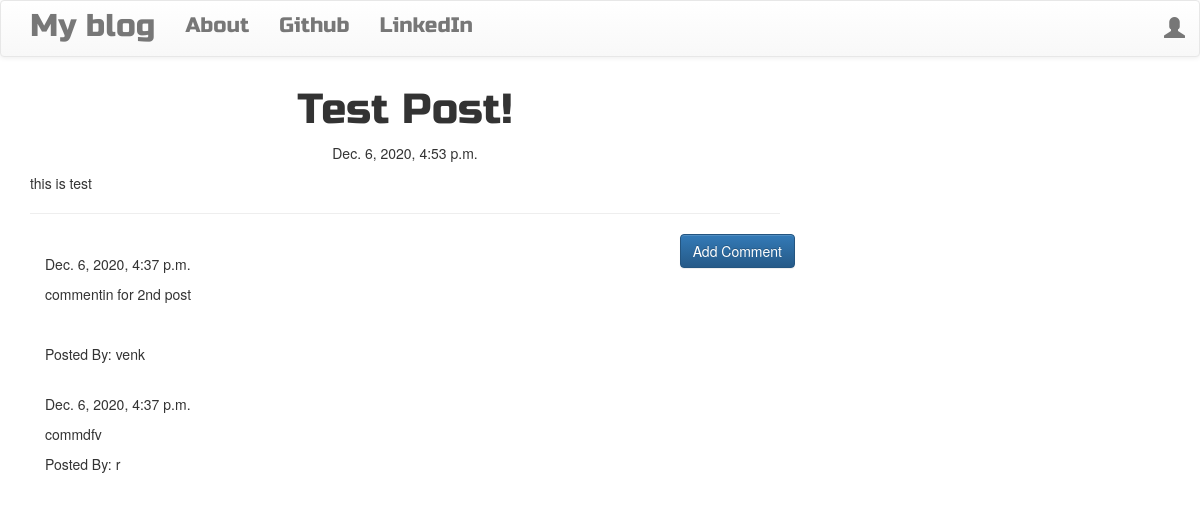
Screenshot of /post/2 with the database file from the repository.
### blog/models.py (models this page shows, shortened)
class Post(models.Model):
    author = models.ForeignKey('auth.User', on_delete=models.CASCADE)
    title = models.CharField(max_length=200)
    text = models.TextField()
    created_date = models.DateTimeField(default=timezone.now)
    published_date = models.DateTimeField(blank=True, null=True)

class Comment(models.Model):
    post = models.ForeignKey('blog.Post', related_name='comments', on_delete=models.CASCADE)
    author = models.CharField(max_length=200)
    text = models.TextField()
    created_date = models.DateTimeField(default=timezone.now())
    approved_comment = models.BooleanField(default=False)

### blog/views.py (the view)
# urls.py: path('post/<int:pk>', views.PostDetailView.as_view(), name='post_detail'),
class PostDetailView(DetailView):
    model = Post

### blog/templates/blog/post_detail.html (shortened to what this page needs)
{% extends 'blog/base.html' %}
{% block content %}
<h1 class="posttitle loader">{{post.title}}</h1>
{% if post.published_date %}
<div class="date postdate">
    {{post.published_date}}
</div>
{% else %}
<a class="btn btn-default" href="{% url 'post_publish' pk=post.pk %}">Publish</a>
{% endif %}
<p class="postcontent">{{ post.text|safe|linebreaks }}</p>
<hr>
<a class="btn btn-primary btn-comment" href="{% url 'add_comment_to_post' pk=post.pk %}">Add Comment</a>
<div class="container">
    {% for comment in post.comments.all %}
    <br>
    {% if user.is_authenticated  or comment.approved_comment %}
    {{comment.created_date}}
    <p>{{ comment.text|safe|linebreaks }}</p>
    <p>Posted By: {{ comment.author }}</p>
    {% endif %}
    {% empty %}
    <p>No Comments!</p>
    {% endfor %}
</div>
{% endblock %}

### blog/static/css/blog.css (style rules this page uses)
.postdate { text-align: center; }
.posttitle { font-family: 'Russo One', sans-serif; font-size: 3em; text-align: center; }
.postcontent { font-family: 'Montserrat'; font-size: 1.5em; }
.btn-comment { position: absolute; right: 0px; }
.loader { filter:hue-rotate(0deg); color:linear-gradient(45deg,#0f8,#08f); animation:hue 10000ms infinite linear; }

### rows the page displays
Post: title "Test Post!", published_date "Dec. 6, 2020, 4:53 p.m.", text "this is test"
Comment: created_date "Dec. 6, 2020, 4:37 p.m.", text "commentin for 2nd post", author "venk"
Comment: created_date "Dec. 6, 2020, 4:37 p.m.", text "commdfv", author "r"
